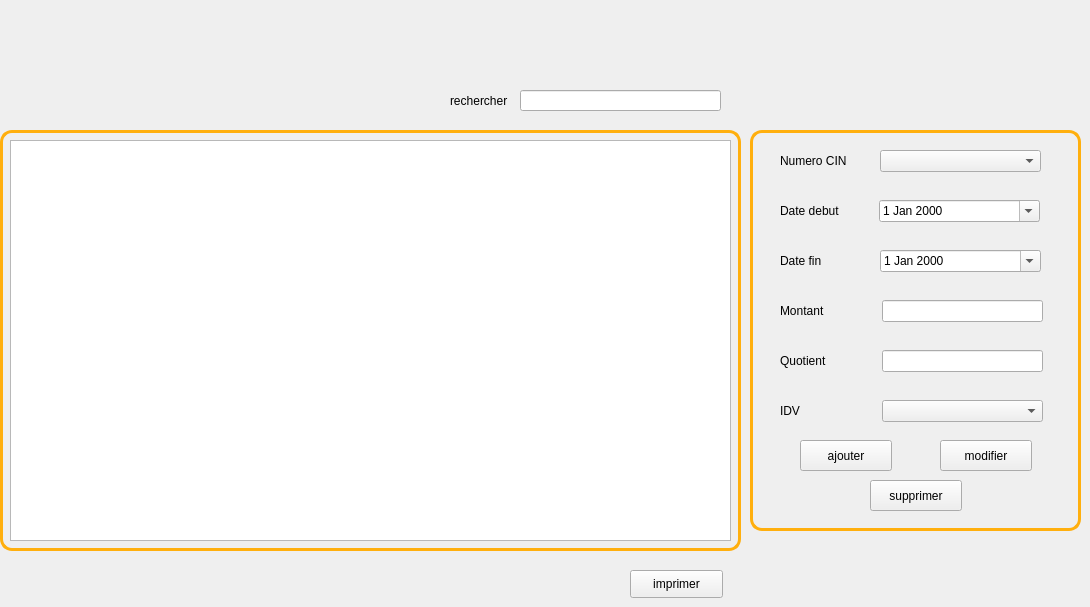
      <widget class="QWidget" name="page_4">
       <widget class="QLabel" name="label_24">
        <property name="geometry">
         <rect>
          <x>780</x>
          <y>200</y>
          <width>91</width>
          <height>21</height>
         </rect>
        </property>
        <property name="text">
         <string>Date debut</string>
        </property>
       </widget>
       <widget class="QLineEdit" name="QUOTIENT">
        <property name="geometry">
         <rect>
          <x>882</x>
          <y>350</y>
          <width>161</width>
          <height>22</height>
         </rect>
        </property>
       </widget>
       <widget class="QLineEdit" name="MONTANT">
        <property name="geometry">
         <rect>
          <x>882</x>
          <y>300</y>
          <width>161</width>
          <height>22</height>
         </rect>
        </property>
       </widget>
       <widget class="QLabel" name="label_48">
        <property name="geometry">
         <rect>
          <x>780</x>
          <y>350</y>
          <width>91</width>
          <height>21</height>
         </rect>
        </property>
        <property name="text">
         <string>Quotient</string>
        </property>
       </widget>
       <widget class="QLabel" name="label_49">
        <property name="geometry">
         <rect>
          <x>780</x>
          <y>400</y>
          <width>91</width>
          <height>21</height>
         </rect>
        </property>
        <property name="text">
         <string>IDV</string>
        </property>
       </widget>
       <widget class="QLabel" name="label_17">
        <property name="geometry">
         <rect>
          <x>780</x>
          <y>150</y>
          <width>91</width>
          <height>21</height>
         </rect>
        </property>
        <property name="text">
         <string>Numero CIN</string>
        </property>
       </widget>
       <widget class="QDateEdit" name="DATEDEBUT">
        <property name="geometry">
         <rect>
          <x>879</x>
          <y>200</y>
          <width>161</width>
          <height>22</height>
         </rect>
        </property>
        <property name="calendarPopup">
         <bool>true</bool>
        </property>
       </widget>
       <widget class="QLabel" name="label_50">
        <property name="geometry">
         <rect>
          <x>780</x>
          <y>300</y>
          <width>91</width>
          <height>21</height>
         </rect>
        </property>
        <property name="text">
         <string>Montant</string>
        </property>
       </widget>
       <widget class="QLabel" name="label_51">
        <property name="geometry">
         <rect>
          <x>780</x>
          <y>250</y>
          <width>91</width>
          <height>21</height>
         </rect>
        </property>
        <property name="text">
         <string>Date fin</string>
        </property>
       </widget>
       <widget class="QDateEdit" name="DATEFIN">
        <property name="geometry">
         <rect>
          <x>880</x>
          <y>250</y>
          <width>161</width>
          <height>22</height>
         </rect>
        </property>
        <property name="calendarPopup">
         <bool>true</bool>
        </property>
       </widget>
       <widget class="QTableView" name="data2">
        <property name="geometry">
         <rect>
          <x>10</x>
          <y>140</y>
          <width>721</width>
          <height>401</height>
         </rect>
        </property>
        <property name="styleSheet">
         <string notr="true"/>
        </property>
       </widget>
       <widget class="QPushButton" name="modifierc_2">
        <property name="geometry">
         <rect>
          <x>940</x>
          <y>440</y>
          <width>92</width>
          <height>31</height>
         </rect>
        </property>
        <property name="styleSheet">
         <string notr="true"/>
        </property>
        <property name="text">
         <string>modifier</string>
        </property>
        <property name="icon">
         <iconset resource="res.qrc">
          <normaloff>:/theme_normal/modifier.png</normaloff>:/theme_normal/modifier.png</iconset>
        </property>
       </widget>
       <widget class="QPushButton" name="AJOUTERC_2">
        <property name="geometry">
         <rect>
          <x>800</x>
          <y>440</y>
          <width>92</width>
          <height>31</height>
         </rect>
        </property>
        <property name="styleSheet">
         <string notr="true"/>
        </property>
        <property name="text">
         <string>ajouter</string>
        </property>
        <property name="icon">
         <iconset resource="res.qrc">
          <normaloff>:/theme_normal/ajouter.png</normaloff>:/theme_normal/ajouter.png</iconset>
        </property>
       </widget>
       <widget class="QPushButton" name="Supprimerc_2">
        <property name="geometry">
         <rect>
          <x>870</x>
          <y>480</y>
          <width>92</width>
          <height>31</height>
         </rect>
        </property>
        <property name="styleSheet">
         <string notr="true"/>
        </property>
        <property name="text">
         <string>supprimer</string>
        </property>
        <property name="icon">
         <iconset resource="res.qrc">
          <normaloff>:/theme_normal/supprimer.png</normaloff>:/theme_normal/supprimer.png</iconset>
        </property>
       </widget>
       <widget class="QLabel" name="label_16">
        <property name="geometry">
         <rect>
          <x>750</x>
          <y>130</y>
          <width>331</width>
          <height>401</height>
         </rect>
        </property>
        <property name="styleSheet">
         <string notr="true">background-color: transparent;
border-radius: 12px;
border-color: rgb(255, 175, 14);
	padding: 5px;
border-width: 3px;
border-style: solid ;</string>
        </property>
        <property name="text">
         <string/>
        </property>
       </widget>
       <widget class="QLineEdit" name="searchc">
        <property name="geometry">
         <rect>
          <x>520</x>
          <y>90</y>
          <width>201</width>
          <height>21</height>
         </rect>
        </property>
       </widget>
       <widget class="QLabel" name="label_52">
        <property name="geometry">
         <rect>
          <x>450</x>
          <y>80</y>
          <width>81</width>
          <height>41</height>
         </rect>
        </property>
        <property name="text">
         <string>rechercher</string>
        </property>
       </widget>
       <widget class="QComboBox" name="cincontrat">
        <property name="geometry">
         <rect>
          <x>880</x>
          <y>150</y>
          <width>161</width>
          <height>22</height>
         </rect>
        </property>
        <property name="styleSheet">
         <string notr="true"/>
        </property>
       </widget>
       <widget class="QComboBox" name="combov">
        <property name="geometry">
         <rect>
          <x>882</x>
          <y>400</y>
          <width>161</width>
          <height>22</height>
         </rect>
        </property>
       </widget>
       <widget class="QLineEdit" name="lineEdit">
        <property name="geometry">
         <rect>
          <x>380</x>
          <y>260</y>
          <width>113</width>
          <height>22</height>
         </rect>
        </property>
       </widget>
       <widget class="QPushButton" name="imprimerrilyes">
        <property name="geometry">
         <rect>
          <x>630</x>
          <y>570</y>
          <width>93</width>
          <height>28</height>
         </rect>
        </property>
        <property name="text">
         <string>imprimer</string>
        </property>
       </widget>
       <widget class="QLabel" name="label_107">
        <property name="geometry">
         <rect>
          <x>0</x>
          <y>130</y>
          <width>741</width>
          <height>421</height>
         </rect>
        </property>
        <property name="styleSheet">
         <string notr="true">background-color: transparent;
border-radius: 12px;
border-color: rgb(255, 175, 14);
	padding: 5px;
border-width: 3px;
border-style: solid ;</string>
        </property>
        <property name="text">
         <string/>
        </property>
       </widget>
       <widget class="QLabel" name="csdate2">
        <property name="geometry">
         <rect>
          <x>880</x>
          <y>280</y>
          <width>55</width>
          <height>16</height>
         </rect>
        </property>
        <property name="styleSheet">
         <string notr="true">color:#C21807;</string>
        </property>
        <property name="text">
         <string/>
        </property>
       </widget>
       <widget class="QLabel" name="csdate">
        <property name="geometry">
         <rect>
          <x>880</x>
          <y>230</y>
          <width>55</width>
          <height>16</height>
         </rect>
        </property>
        <property name="styleSheet">
         <string notr="true">color:#C21807;</string>
        </property>
        <property name="text">
         <string/>
        </property>
       </widget>
       <widget class="QLabel" name="csmontant">
        <property name="geometry">
         <rect>
          <x>880</x>
          <y>330</y>
          <width>141</width>
          <height>16</height>
         </rect>
        </property>
        <property name="styleSheet">
         <string notr="true">color:#C21807;</string>
        </property>
        <property name="text">
         <string/>
        </property>
       </widget>
       <widget class="QLabel" name="csquotient">
        <property name="geometry">
         <rect>
          <x>890</x>
          <y>380</y>
          <width>55</width>
          <height>16</height>
         </rect>
        </property>
        <property name="styleSheet">
         <string notr="true">color:#C21807;</string>
        </property>
        <property name="text">
         <string/>
        </property>
       </widget>
       <zorder>label_107</zorder>
       <zorder>lineEdit</zorder>
       <zorder>label_16</zorder>
       <zorder>label_24</zorder>
       <zorder>QUOTIENT</zorder>
       <zorder>MONTANT</zorder>
       <zorder>label_48</zorder>
       <zorder>label_49</zorder>
       <zorder>label_17</zorder>
       <zorder>DATEDEBUT</zorder>
       <zorder>label_50</zorder>
       <zorder>label_51</zorder>
       <zorder>DATEFIN</zorder>
       <zorder>modifierc_2</zorder>
       <zorder>AJOUTERC_2</zorder>
       <zorder>Supprimerc_2</zorder>
       <zorder>searchc</zorder>
       <zorder>label_52</zorder>
       <zorder>cincontrat</zorder>
       <zorder>combov</zorder>
       <zorder>imprimerrilyes</zorder>
       <zorder>csdate2</zorder>
       <zorder>csdate</zorder>
       <zorder>csmontant</zorder>
       <zorder>csquotient</zorder>
       <zorder>data2</zorder>
      </widget>
